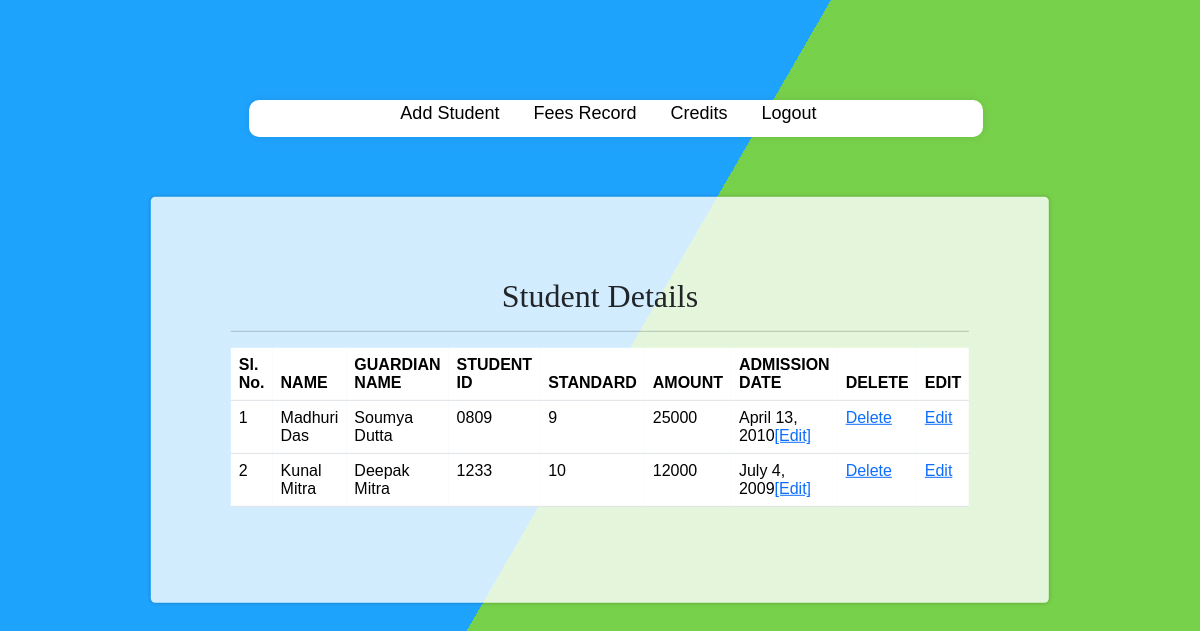
The page /main-menu (signed in) on the database its author committed.
### fees/models.py (models this page shows)
class StudentDetail(models.Model):
    name= models.CharField(max_length=100,null=True)
    guardianName= models.CharField(max_length=100,null=True)
    studentId= models.CharField(max_length=100,null=True)
    std= models.PositiveSmallIntegerField(null=True)
    amount= models.BigIntegerField(null=True)
    admissionDate= models.DateField(auto_now_add=True,null=True)
    jan= models.CharField(max_length=100,null=True)
    feb= models.CharField(max_length=100,null=True)
    mar= models.CharField(max_length=100,null=True)
    april= models.CharField(max_length=100,null=True)
    may= models.CharField(max_length=100,null=True)
    june= models.CharField(max_length=100,null=True)
    july= models.CharField(max_length=100,null=True)
    aug= models.CharField(max_length=100,null=True)
    sept= models.CharField(max_length=100,null=True)
    oct= models.CharField(max_length=100,null=True)
    nov= models.CharField(max_length=100,null=True)
    dec= models.CharField(max_length=100,null=True)
    class Meta:
        db_table="StudentDetail"

### fees/views.py (the view)
# urls.py: path('main-menu',views.main_menu),
def main_menu(request):
    if not request.user.is_authenticated:
        return redirect('../adm-login')
    s= StudentDetail.objects.all()
    return render(request, 'main_menu.html', locals())

### templates/main_menu.html (shortened to what this page needs)
{% load static %}
<link href="https://cdn.jsdelivr.net/npm/bootstrap@5.3.2/dist/css/bootstrap.min.css" rel="stylesheet">
<html lang="en-US">
    <link rel="stylesheet" href="{% static 'sty_pay.css' %}">
    <link rel="stylesheet" href="{% static 'slide_bg.css' %}">
    <link rel="stylesheet" href="{% static 'sty_menu.css' %}">
    <head>
    </head>
<body>
    <nav>
        <ul>
            <div class="container11">
          <li>
            <a href="insert-student-details">Add Student</a>
          </li>
          <li><a href="feesrecord">Fees Record</a></li>
          <li><a href="credits">Credits</a></li>
          <li><a href="admin-logout">Logout</a></li>
        </ul>
      </nav>
    <form >
        <div class="container2">
            <div class="content">
            <b><h2 style="font-family:Verdana;">Student Details</h2></b>
            <hr>
            <table class="table">
                <thead>
                    <tr>
                        <th>Sl. No.</th>
                        <th>NAME</th>
                        <th>GUARDIAN NAME</th>
                        <th>STUDENT ID</th>
                        <th>STANDARD</th>
                        <th>AMOUNT</th>
                        <th>ADMISSION DATE</th>
                        <th>DELETE</th>
                        <th>EDIT</th>
                    </tr>
                </thead>
                <tbody>
                     {% for i in s %}
                     <tr>
                        <td>{{forloop.counter}}</td>
                        <td>{{i.name}}</td>
                        <td>{{i.guardianName}}</td>
                        <td>{{i.studentId}}</td>
                        <td>{{i.std}}</td>
                        <td>{{i.amount}}</td>
                        <td>{{i.admissionDate}}<a href="edit-admission-date/{{i.id}}">[Edit]</a></td>
                        <td><a href="del/{{i.id}}">Delete</a></td>
                        <td><a href="edit/{{i.id}}">Edit</a></td>
                     {% endfor %}
                </tbody>
            </table>
        </div>
</div>
</body>
</html>

### static/sty_pay.css (style rules this page uses)
body { background-image: url("https://global.discourse-cdn.com/pocketgems/uploads/episodeinteractive/optimized/3X/d/9/d9263d6651382497235299d5367ed0c1847de2f3_2_690x408.jpeg"); width: 100%; height: 100%; background-size: cover; content: ""; position: fixed; left: 0; right: 0; top: 0; bottom: 0; z-index: -1; display: block; backdrop-filter: blur(2px); font-family: Arial, sans-serif; }
body { font-family: Arial, sans-serif; margin: 0; padding: 0; background-color: #f5f5f5; }
.container2 { width: 80%; margin: 50px auto; background-color: #fff; border-radius: 10px; box-shadow: 0 0 10px rgba(0, 0, 0, 0.1); text-align: center; }
.container11 { width: 70% ; margin: 40px auto; background-color: #fff; border-radius: 10px; box-shadow: 0 0 10px rgba(0, 0, 0, 0.1); text-align: center; }

### static/slide_bg.css (style rules this page uses)
html { height:100%; }
body { margin:0; }
.content { background-color:rgba(255,255,255,.8); border-radius:.25em; box-shadow:0 0 .25em rgba(0,0,0,.25); box-sizing:border-box; left:50%; padding:10vmin; position:fixed; text-align:center; top:50%; transform:translate(-50%, -50%); }

### static/sty_menu.css (style rules this page uses)
body { font-family: calibri, arial; font-size: 18px; padding:60px; }

### rows shown on the page
StudentDetail: name "Madhuri Das", guardianName "Soumya Dutta", studentId "0809", std "9", amount "25000", admissionDate "April 13, 2010"
StudentDetail: name "Kunal Mitra", guardianName "Deepak Mitra", studentId "1233", std "10", amount "12000", admissionDate "July 4, 2009"
